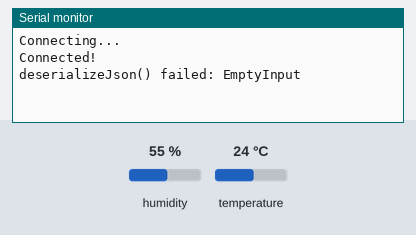
Bench run of a sketch on a simulated Arduino Uno, built with avr-gcc and run on an emulated ATmega328P. Parts: the last lines printed to the serial monitor. The inputs (shaded band) are chosen by the test bench; at power-on: humidity 55 %, temperature 24 °C. WiFi joins after 1.5 s; servers stay silent unless stated; uploads are accepted with an empty reply.

Above: at 13.9 s.
14.0 s: humidity set to 22 %
At 16.1 s:
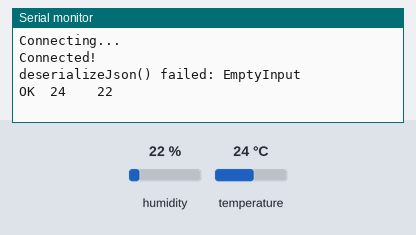
21.2 s: temperature set to 12 °C
At 26.0 s:
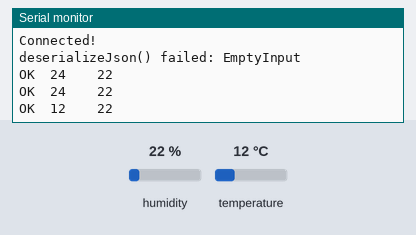
26.4 s: humidity set to 40 %
At 31.1 s:
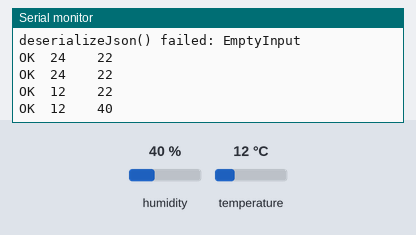

The sketch:

openWeatherMap.ino
```cpp
#include <ArduinoJson.h>
#include <SPI.h>
#include <Ethernet.h>
byte mac[] = {0xDE, 0xAD, 0xBE, 0xEF, 0xFE, 0xED};
IPAddress ip(192, 168, 1, 8);
EthernetClient client;
#include "DHT.h"
DHT dht;
unsigned long previousMillis = 0;        // will store last time LED was updated
const long interval = 5000;           // interval at which to blink (milliseconds)
void setup() {
  dht.setup(15); // data pin 2
  Serial.begin(9600);
  while (!Serial) continue;
  if (!Ethernet.begin(mac)) {
    Serial.println(F("Failed to configure Ethernet"));
    Ethernet.begin(mac, ip);
  }
  delay(1000);
  Serial.println(F("Connecting..."));
  client.setTimeout(10000);
  if (client.connect("api.openweathermap.org", 80)) {
    Serial.println(F("Connected!"));
    client.println(F("GET /data/2.5/weather?q=Krapivinskiy,RU&units=metric&appid=openweathermap_token HTTP/1.1")); // указать свой город и ключ
    client.println(F("Host: api.openweathermap.org"));
    client.println(F("Connection: close"));
    if (client.println() == 0) Serial.println(F("Failed to send request"));
  } else {
    Serial.println(F("Connection failed"));
  }
  /* Check HTTP status
    char status[32] = {0};
    client.readBytesUntil('\r', status, sizeof(status));
    // It should be "HTTP/1.0 200 OK" or "HTTP/1.1 200 OK"
    if (strcmp(status + 9, "200 OK") != 0) {
    Serial.print(F("Unexpected response: "));
    Serial.println(status);
    return;
    }
  */
  // Skip HTTP headers
  char endOfHeaders[] = "\r\n\r\n";
  if (!client.find(endOfHeaders)) {
    Serial.println(F("Invalid response"));
    return;
  }
  // Allocate the JSON document
  // Use arduinojson.org/v6/assistant to compute the capacity.
  const size_t capacity = JSON_ARRAY_SIZE(1) + JSON_OBJECT_SIZE(1) + 2 * JSON_OBJECT_SIZE(2) + JSON_OBJECT_SIZE(4) + JSON_OBJECT_SIZE(5) + JSON_OBJECT_SIZE(6) + JSON_OBJECT_SIZE(13) + 280;
  DynamicJsonDocument doc(capacity);
  // Parse JSON object
  DeserializationError error = deserializeJson(doc, client);
  if (error) {
    Serial.print(F("deserializeJson() failed: "));
    Serial.println(error.c_str());
    return;
  }
  // Extract values
  Serial.println(F("Response:"));
  //Serial.println(doc["weather"].as<char*>());
  Serial.println(doc["main"]["temp"].as<int8_t>());
  Serial.println(doc["main"]["pressure"].as<int>() * 0.75, 0);
  Serial.println(doc["main"]["humidity"].as<int8_t>());
  Serial.println(doc["wind"]["speed"].as<int8_t>());
  Serial.println(doc["wind"]["deg"].as<int16_t>());
  convertDateTime(doc["dt"].as<uint32_t>());
  // Disconnect
  client.stop();
}
void convertDateTime(uint32_t datetime) {
  Serial.print(F("The UTC time is "));       // UTC is the time at Greenwich Meridian (GMT)
  Serial.print((datetime % 86400L) / 3600); // print the hour (86400 equals secs per day)
  Serial.print(F(": "));
  Serial.println((datetime % 3600) / 60); // print the minute (3600 equals secs per minute)
  //Serial.println(datetime % 60); // print the second
}

void dhtInfo() {
  delay(dht.getMinimumSamplingPeriod());
  float humidity = dht.getHumidity();
  float temperature = dht.getTemperature();
  Serial.print(dht.getStatusString());
  Serial.print("\t");
  Serial.print(temperature, 0);
  Serial.print("\t\t");
  Serial.println(humidity, 0);
}
void loop() {
  unsigned long currentMillis = millis();
  if (currentMillis - previousMillis >= interval) {
    dhtInfo();
    previousMillis = currentMillis;
  }
}
```

Measured:
- after the input at 14.0 s, the serial monitor: prints a new line after 0.77 s (image 1)
- after the input at 21.2 s, the serial monitor: prints a new line after 3.6 s (image 2)
- after the input at 26.4 s, the serial monitor: prints a new line after 3.4 s (image 3)
